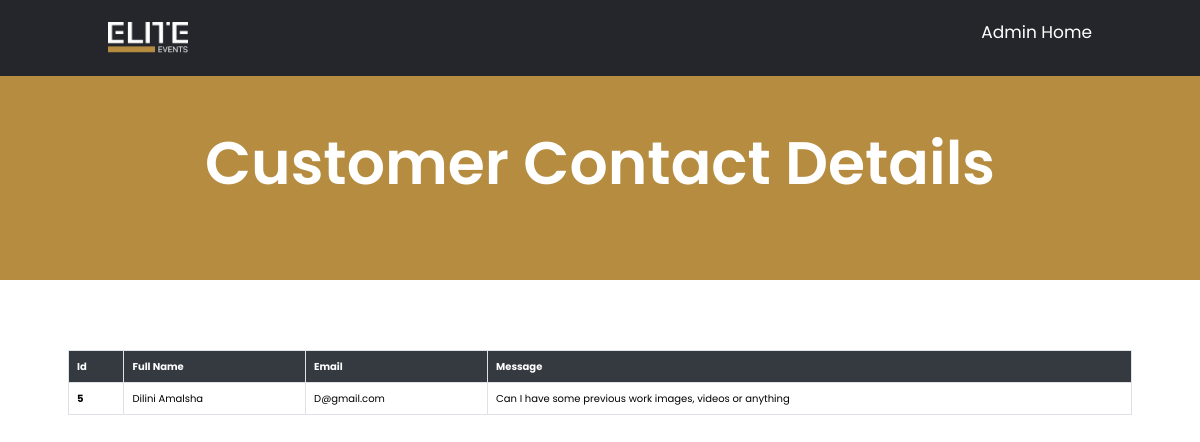
The app's page /viewcontact.php with its own data.
### tables this page shows
CREATE TABLE `contact` (
  `Id` int(255) NOT NULL,
  `name` varchar(255) NOT NULL,
  `email` varchar(255) NOT NULL,
  `queryinfo` varchar(255) NOT NULL
);

### viewcontact.php (the view, shortened to what this page needs)
<?php
include("config.php");
?>
<!DOCTYPE html>
<html lang="en">
<head>
    <link rel="stylesheet" href="https://cdnjs.cloudflare.com/ajax/libs/font-awesome/5.15.3/css/all.min.css">
    <link rel="stylesheet" href="https://cdnjs.cloudflare.com/ajax/libs/font-awesome/6.5.1/css/all.min.css">
    <link href="https://cdn.jsdelivr.net/npm/bootstrap@5.3.2/dist/css/bootstrap.min.css" rel="stylesheet">
    <link rel="stylesheet" href="viewcontact.css"/>
</head>
<body>
    <div class="hero">
    <nav> <img src="assests/logo.png" class="logo">
    <ul>
    <li> <a href="admin.html">Admin Home</a></li>
    </ul>
    </nav>
     <h1>Customer Contact Details</h1>
    </div>
    <section class="about">
    <table class="table">
  <thead class="table-dark">
    <tr>
      <th scope="col">Id</th>
      <th scope="col">Full Name</th>
      <th scope="col">Email</th>
      <th scope="col">Message</th>
    </tr>
  </thead>
  <tbody>
  <?php
$sql="Select * from contact";
$result=mysqli_query($conn,$sql);
if($result){
    while($row=mysqli_fetch_assoc($result)){
        $Id = $row['Id'];
        $name = $row['name'];
        $email = $row['email'];
        $queryinfo = $row['queryinfo'];
        echo'<tr>
        <th scope="row">'.$Id.'</th>
        <td>'.$name.'</td>
        <td>'.$email.'</td>
        <td>'.$queryinfo.'</td>
        </tr>';
    }
}
?>
</table>
    </section>
</body>
</html>

### viewcontact.css (style rules this page uses)
:root { --gold:#B68D40; --black:#24262b; }
* { font-family: 'Poppins', sans-serif; margin: 0; padding: 0; box-sizing: border-box; }
*, *::after, *::before { margin: 0; padding: 0; box-sizing: border-box; }
html { font-size: 62.5%; overflow-x: hidden; scroll-padding-top: 6.5rem; scroll-behavior: smooth; }
section { padding:3rem 4%; }
.hero { width: 100%; height: 35vh; background: var(--gold); position:relative; padding: 0 5%; display: flex; align-items: center; justify-content: center; }
.hero h1 { font-size: 60px; margin-top: 50px; color: #fff; font-weight: 600; }
.about { margin: 20px; }
.table { width: 100%; border-collapse: collapse; margin-top: 20px; margin-bottom: 400px; }
.table-dark th { background-color: #343a40; color: #fff; }
.table th, .table td { padding: 8px; text-align: left; border: 1px solid #dee2e6; }
nav { width: 100%; position: absolute; top: 0; left: 0; padding: 2rem 9%; display: flex; align-items: center; justify-content: space-between; background: var(--black); }
nav .logo { width: 80px; }
nav ul li { list-style: none; display: inline-block; margin-left: 40px; }
nav ul li a { text-decoration: none; color: #fff; font-size: 17px; }

### records on screen
contact: Id "5", name "Dilini Amalsha", email "D@gmail.com", queryinfo "Can I have some previous work images, videos or anything"
